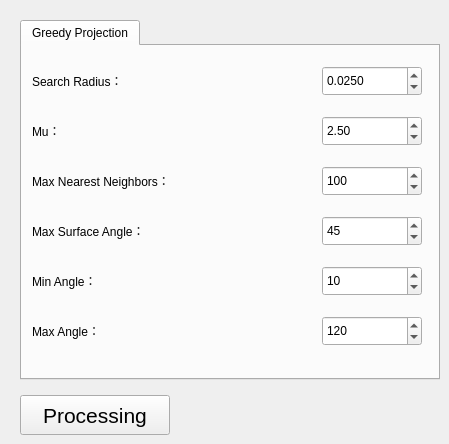
    <widget class="QWidget" name="_reconstructTab">
     <attribute name="title">
      <string>Reconstruct</string>
     </attribute>
     <widget class="QTabWidget" name="_reconstructTabWidget">
      <property name="geometry">
       <rect>
        <x>20</x>
        <y>20</y>
        <width>420</width>
        <height>360</height>
       </rect>
      </property>
      <property name="currentIndex">
       <number>0</number>
      </property>
      <widget class="QWidget" name="_greedyProjectionTab">
       <attribute name="title">
        <string>Greedy Projection</string>
       </attribute>
       <widget class="QLabel" name="_greedyProjectionMuLabel">
        <property name="geometry">
         <rect>
          <x>10</x>
          <y>70</y>
          <width>200</width>
          <height>30</height>
         </rect>
        </property>
        <property name="text">
         <string>Mu：</string>
        </property>
       </widget>
       <widget class="QLabel" name="_greedyProjectionSearchRadiusLabel">
        <property name="geometry">
         <rect>
          <x>10</x>
          <y>20</y>
          <width>200</width>
          <height>30</height>
         </rect>
        </property>
        <property name="text">
         <string>Search Radius：</string>
        </property>
       </widget>
       <widget class="QDoubleSpinBox" name="_greedyProjectionSearchRadiusSpinBox">
        <property name="geometry">
         <rect>
          <x>300</x>
          <y>20</y>
          <width>100</width>
          <height>30</height>
         </rect>
        </property>
        <property name="decimals">
         <number>4</number>
        </property>
        <property name="minimum">
         <double>0.001000000000000</double>
        </property>
        <property name="maximum">
         <double>1.000000000000000</double>
        </property>
        <property name="singleStep">
         <double>0.001000000000000</double>
        </property>
        <property name="value">
         <double>0.025000000000000</double>
        </property>
       </widget>
       <widget class="QLabel" name="_greedyProjectionMaxNearestNeighborsLabel">
        <property name="geometry">
         <rect>
          <x>10</x>
          <y>120</y>
          <width>280</width>
          <height>30</height>
         </rect>
        </property>
        <property name="text">
         <string>Max Nearest Neighbors：</string>
        </property>
       </widget>
       <widget class="QDoubleSpinBox" name="_greedyProjectionMuSpinBox">
        <property name="geometry">
         <rect>
          <x>300</x>
          <y>70</y>
          <width>100</width>
          <height>30</height>
         </rect>
        </property>
        <property name="minimum">
         <double>0.010000000000000</double>
        </property>
        <property name="maximum">
         <double>100.000000000000000</double>
        </property>
        <property name="singleStep">
         <double>0.100000000000000</double>
        </property>
        <property name="value">
         <double>2.500000000000000</double>
        </property>
       </widget>
       <widget class="QLabel" name="_greedyProjectionMaxSurfaceAngleLabel">
        <property name="geometry">
         <rect>
          <x>10</x>
          <y>170</y>
          <width>280</width>
          <height>30</height>
         </rect>
        </property>
        <property name="text">
         <string>Max Surface Angle：</string>
        </property>
       </widget>
       <widget class="QSpinBox" name="_greedyProjectionMaxNearestNeighborsSpinBox">
        <property name="geometry">
         <rect>
          <x>300</x>
          <y>120</y>
          <width>100</width>
          <height>30</height>
         </rect>
        </property>
        <property name="minimum">
         <number>1</number>
        </property>
        <property name="maximum">
         <number>1000</number>
        </property>
        <property name="value">
         <number>100</number>
        </property>
       </widget>
       <widget class="QLabel" name="_greedyProjectionMinAngleLabel">
        <property name="geometry">
         <rect>
          <x>10</x>
          <y>220</y>
          <width>280</width>
          <height>30</height>
         </rect>
        </property>
        <property name="text">
         <string>Min Angle：</string>
        </property>
       </widget>
       <widget class="QLabel" name="_greedyProjectionMaxAngleLabel">
        <property name="geometry">
         <rect>
          <x>10</x>
          <y>270</y>
          <width>280</width>
          <height>30</height>
         </rect>
        </property>
        <property name="text">
         <string>Max Angle：</string>
        </property>
       </widget>
       <widget class="QSpinBox" name="_greedyProjectionMaxSurfaceAngleSpinBox">
        <property name="geometry">
         <rect>
          <x>300</x>
          <y>170</y>
          <width>100</width>
          <height>30</height>
         </rect>
        </property>
        <property name="maximum">
         <number>360</number>
        </property>
        <property name="value">
         <number>45</number>
        </property>
       </widget>
       <widget class="QSpinBox" name="_greedyProjectionMinAngleSpinBox">
        <property name="geometry">
         <rect>
          <x>300</x>
          <y>220</y>
          <width>100</width>
          <height>30</height>
         </rect>
        </property>
        <property name="maximum">
         <number>360</number>
        </property>
        <property name="value">
         <number>10</number>
        </property>
       </widget>
       <widget class="QSpinBox" name="_greedyProjectionMaxAngleSpinBox">
        <property name="geometry">
         <rect>
          <x>300</x>
          <y>270</y>
          <width>100</width>
          <height>30</height>
         </rect>
        </property>
        <property name="maximum">
         <number>360</number>
        </property>
        <property name="value">
         <number>120</number>
        </property>
       </widget>
      </widget>
     </widget>
     <widget class="QPushButton" name="_reconstructProcessingButton">
      <property name="geometry">
       <rect>
        <x>20</x>
        <y>395</y>
        <width>150</width>
        <height>40</height>
       </rect>
      </property>
      <property name="font">
       <font>
        <pointsize>16</pointsize>
       </font>
      </property>
      <property name="text">
       <string>Processing</string>
      </property>
     </widget>
    </widget>
